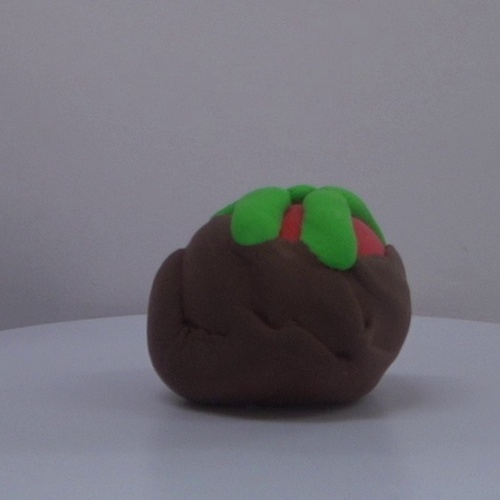
#> input picture data_testimage/0_3_0_C0185_001.jpg, 500 x 500 px; its folder holds only this picture in this run
$ python -i image_colorspace.py   (imports and definitions only)
#> lines starting #> are read from the running program, lines starting #| are printed output that depends on the picture
### tool/read_directory_files.py
import os.path


# [20 lines left out: functions list_dirs_in_directory, list_files_in_directory, check_and_create_directory, not called in this run]


def get_basename(file_path):
    return os.path.basename(file_path)

### tool/image_colorspace.py
import matplotlib.pyplot as plt
from matplotlib import colors
import numpy as np
import cv2
from tool.read_directory_files import get_basename


# ----- RGB -----

def showRGBspace(image_path, output_folder):
    img = cv2.imread(image_path)
    img_RGB = cv2.cvtColor(img, cv2.COLOR_BGR2RGB)

    r, g, b = cv2.split(img_RGB)
    fig = plt.figure()
    axis = fig.add_subplot(1, 1, 1, projection="3d")

    pixel_colors = img_RGB.reshape((np.shape(img_RGB)[0]*np.shape(img_RGB)[1], 3))
    norm = colors.Normalize(vmin=-1.0, vmax=1.0)
    norm.autoscale(pixel_colors)
    pixel_colors = norm(pixel_colors).tolist()

    axis.scatter(r.flatten(), g.flatten(), b.flatten(), facecolors=pixel_colors, marker=".")
    axis.set_xlabel("Red")
    axis.set_ylabel("Green")
    axis.set_zlabel("Blue")
    plt.savefig(output_folder + "/" + "RGBspace_" + get_basename(image_path))
    # plt.show()

# ----- HSV -----


def showHSVspace(image_path, output_folder):
#> called with image_path = '../data_testimage/0_3_0_C0185_001.jpg', output_folder = 'out.png'
    img = cv2.imread(image_path)
#> img is the input picture: shape (500, 500, 3); mean B, G, R 121.4, 113.7, 114.8
    img_RGB = cv2.cvtColor(img, cv2.COLOR_BGR2RGB)
    img_HSV = cv2.cvtColor(img, cv2.COLOR_RGB2HSV)
#> img_HSV: shape (500, 500, 3); mean H, S, V 127.5, 34, 125.4

    h, s, v = cv2.split(img_HSV)
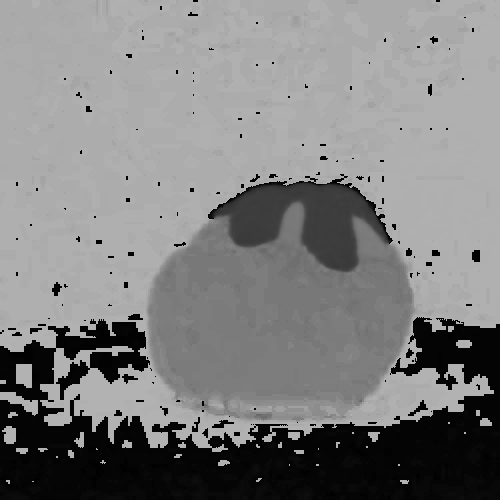
#> h: shape (500, 500); min 0, max 178, mean 127.5
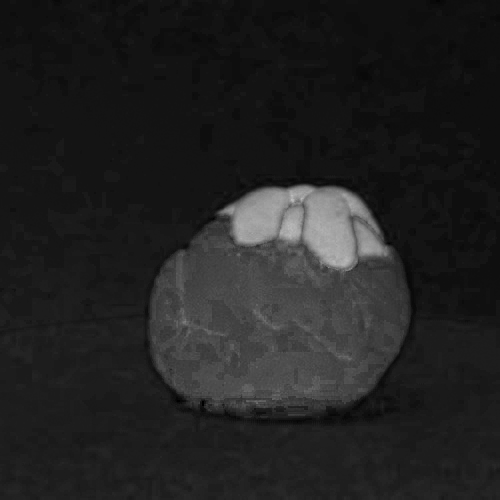
#> s: shape (500, 500); min 0, max 190, mean 34
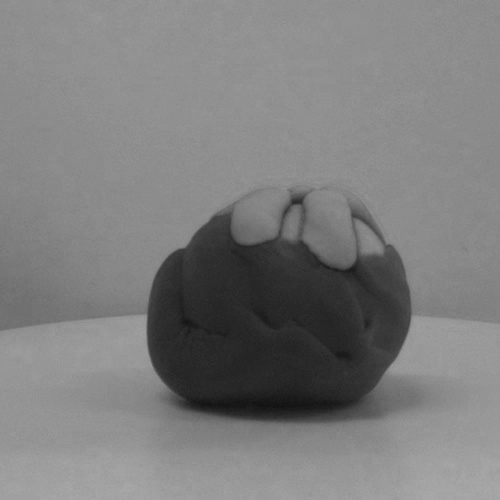
#> v: shape (500, 500); min 17, max 170, mean 125.4
    fig = plt.figure()
    axis = fig.add_subplot(1, 1, 1, projection="3d")

    pixel_colors = img_RGB.reshape((np.shape(img_RGB)[0]*np.shape(img_RGB)[1], 3))
    norm = colors.Normalize(vmin=-1.0, vmax=1.0)
    norm.autoscale(pixel_colors)
    pixel_colors = norm(pixel_colors).tolist()
#> pixel_colors = 250000 items

    axis.scatter(h.flatten(), s.flatten(), v.flatten(), facecolors=pixel_colors, marker=".")
    axis.set_xlabel("Hue")
    axis.set_ylabel("Saturation")
    axis.set_zlabel("Value")
    plt.savefig(output_folder + "HSVspace_" + get_basename(image_path))
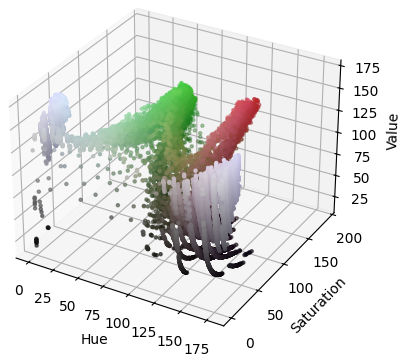
#> figure drawn by matplotlib, 1 panel

>>> result = showHSVspace('../data_testimage/0_3_0_C0185_001.jpg', 'out.png')

$ run again, on data_testimage/0_3_0_C0189_001.jpg
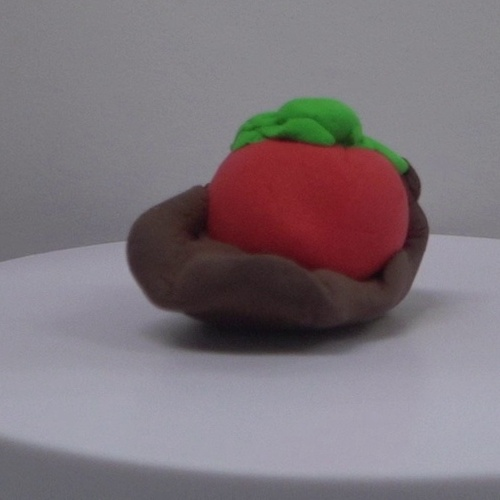
#> input picture data_testimage/0_3_0_C0189_001.jpg, 500 x 500 px
#> in showHSVspace, img is the input picture: shape (500, 500, 3); mean B, G, R 123.2, 116.9, 126.6
#> img_HSV: shape (500, 500, 3); mean H, S, V 148.1, 39.1, 133.2
#> in showHSVspace, `h, s, v = cv2.split(img_HSV)`:
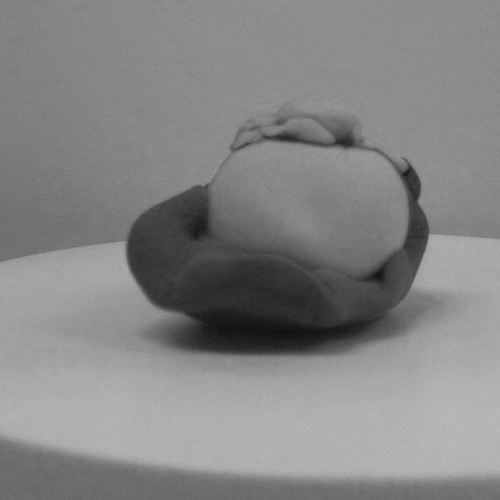
#> v: shape (500, 500); min 14, max 186, mean 133.2
#> pixel_colors = 250000 items
#> in showHSVspace, `plt.savefig(output_folder + "HSVspace_" + get_basename(image_path))`:
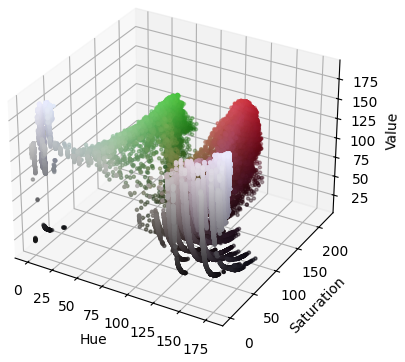
#> figure drawn by matplotlib, 1 panel

$ run again, on data_testimage/0_3_0_C0192_001.jpg
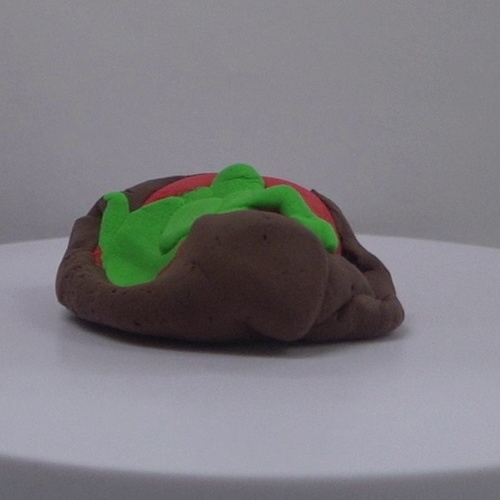
#> input picture data_testimage/0_3_0_C0192_001.jpg, 500 x 500 px
#> in showHSVspace, img is the input picture: shape (500, 500, 3); mean B, G, R 128, 124.1, 125.1
#> img_HSV: shape (500, 500, 3); mean H, S, V 145.1, 30.8, 133.8
#> in showHSVspace, `h, s, v = cv2.split(img_HSV)`:
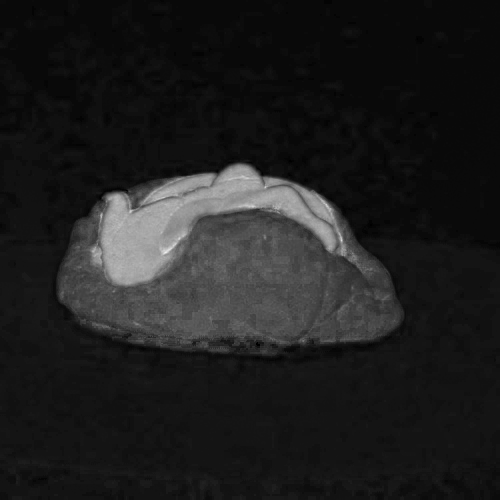
#> s: shape (500, 500); min 0, max 239, mean 30.8
#> pixel_colors = 250000 items
#> in showHSVspace, `plt.savefig(output_folder + "HSVspace_" + get_basename(image_path))`:
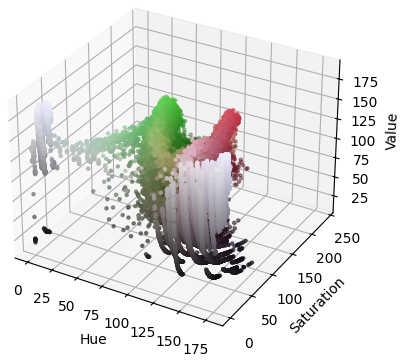
#> figure drawn by matplotlib, 1 panel

$ run again, on data_testimage/0_3_1_C0184_001.jpg
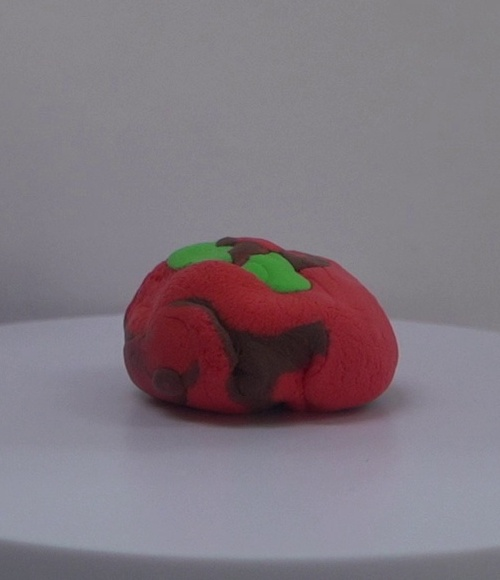
#> input picture data_testimage/0_3_1_C0184_001.jpg, 500 x 580 px
#> in showHSVspace, img is the input picture: shape (580, 500, 3); mean B, G, R 127.1, 118.9, 128.6
#> img_HSV: shape (580, 500, 3); mean H, S, V 143.7, 36.7, 135.1
#> in showHSVspace, `h, s, v = cv2.split(img_HSV)`:
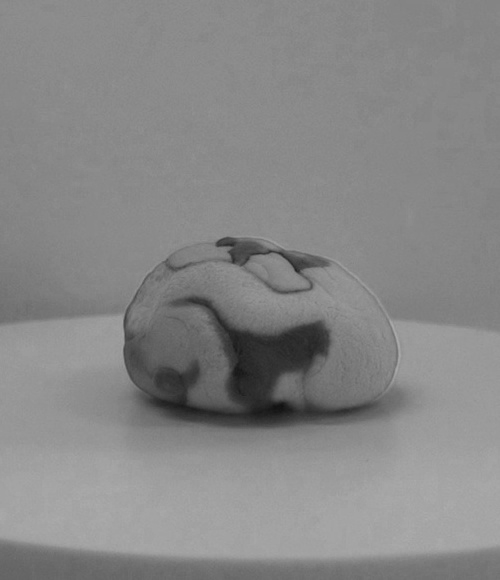
#> v: shape (580, 500); min 16, max 174, mean 135.1
#> pixel_colors = 290000 items
#> in showHSVspace, `plt.savefig(output_folder + "HSVspace_" + get_basename(image_path))`:
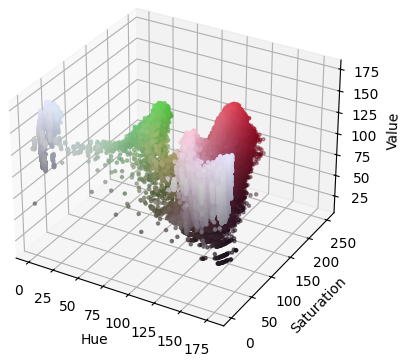
#> figure drawn by matplotlib, 1 panel
